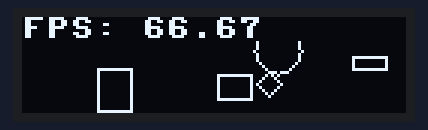
A program run on a simulated Raspberry Pi Pico running MicroPython. On the bench: 128×32 one-colour display. Random numbers come from a fixed seed; library files of the repository ran but are not shown: ssd1306.py.

Above: at 0.1 s.
At 5.07 s:
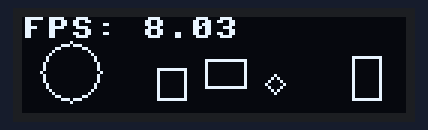
At 10.05 s:
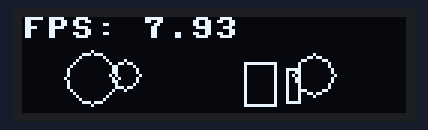
At 20.0 s:
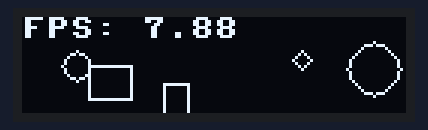
At 29.95 s:
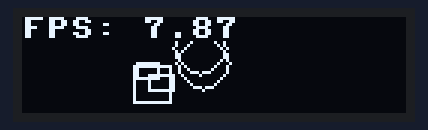
At 39.92 s:
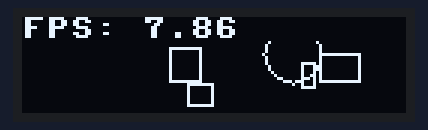

The program:

ssd1306_random_circles_squares_fps.py
```python
from machine import Pin, I2C
import ssd1306
import utime
import random

# Initialize I2C
i2c = I2C(0, scl=Pin(21), sda=Pin(20))

# Initialize OLED display
oled_width = 128
oled_height = 32
oled = ssd1306.SSD1306_I2C(oled_width, oled_height, i2c)

def draw_circle(oled, x0, y0, radius):
    x = radius
    y = 0
    err = 0

    while x >= y:
        oled.pixel(x0 + x, y0 + y, 1)
        oled.pixel(x0 + y, y0 + x, 1)
        oled.pixel(x0 - y, y0 + x, 1)
        oled.pixel(x0 - x, y0 + y, 1)
        oled.pixel(x0 - x, y0 - y, 1)
        oled.pixel(x0 - y, y0 - x, 1)
        oled.pixel(x0 + y, y0 - x, 1)
        oled.pixel(x0 + x, y0 - y, 1)
        y += 1
        if err <= 0:
            err += 2 * y + 1
        if err > 0:
            x -= 1
            err -= 2 * x + 1

def draw_random_shapes(oled):
    oled.fill(0)
    for _ in range(5):  # Number of shapes to draw
        shape_type = random.choice(['circle', 'rectangle'])
        x = random.randint(10, oled_width - 10)
        y = random.randint(10, oled_height - 10)
        size = random.randint(3, 10)

        if shape_type == 'circle':
            draw_circle(oled, x, y, size)
        else:
            width = random.randint(5, 15)
            height = random.randint(5, 15)
            oled.rect(x, y, width, height, 1)

    oled.show()

def main():
    frame_count = 0
    start_time = utime.ticks_ms()

    while True:
        draw_random_shapes(oled)
        frame_count += 1

        # Calculate FPS
        elapsed_time = utime.ticks_diff(utime.ticks_ms(), start_time) / 1000
        if elapsed_time > 0:
            fps = frame_count / elapsed_time
        else:
            fps = 0

        # Display FPS
        oled.fill_rect(0, 0, oled_width, 8, 0)  # Clear the top line
        oled.text("FPS: {:.2f}".format(fps), 0, 0)
        oled.show()

        # Delay to control frame rate
        utime.sleep(0.1)

main()
```
